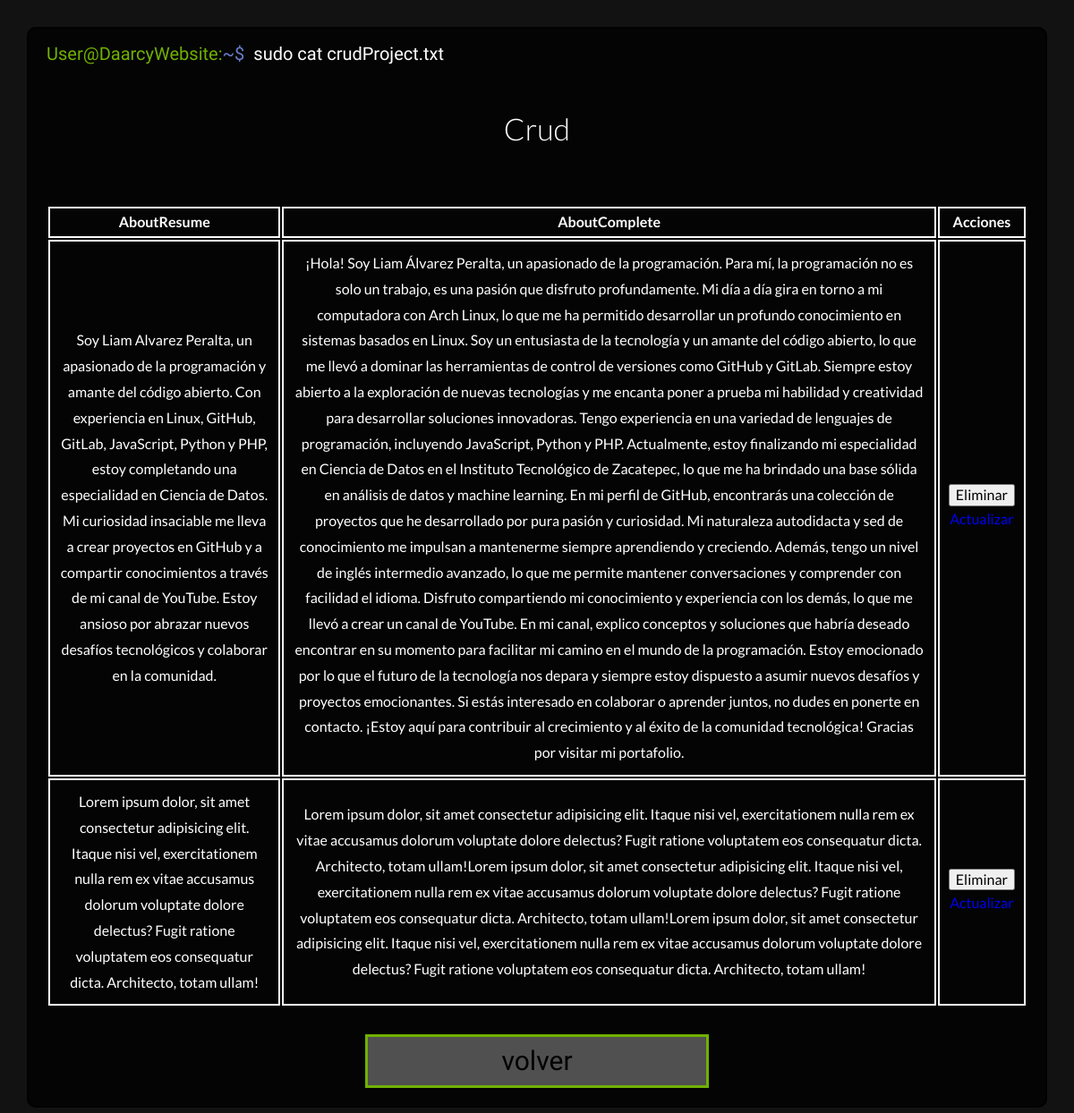
The page /DaarcyDevAdmin/Crud/About (signed in) on the database as committed earlier.
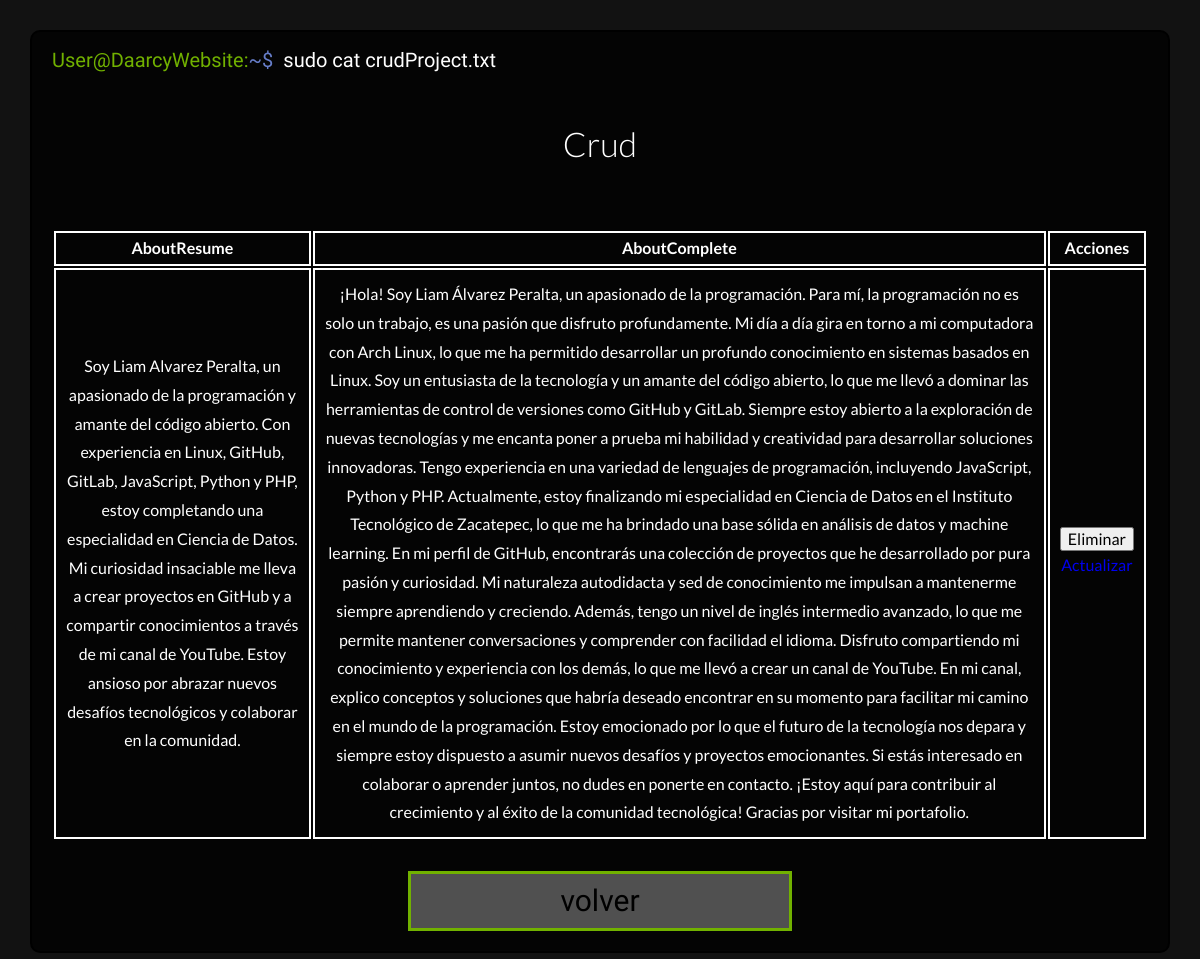
The same page on the database as committed later.
### tasks/models.py (models this page shows, shortened)
class About(models.Model):
    aboutResume = models.CharField(max_length=500)
    aboutComplete = models.TextField()
    aboutImages = models.ImageField(upload_to='about_images/', blank=True, null=True)

### tasks/views.py (the view)
# urls.py: path("DaarcyDevAdmin/Crud/About",views.crudAbout, name="crudAbout"),
@login_required
def crudAbout(request):
    about = About.objects.all()
    return render ( request, 'aboutCrud.html', {
        "abouts":about,
    })

### tasks/templates/aboutCrud.html (shortened to what this page needs)
{% extends 'base.html' %} {% load static %} {% block content %}
<body class="bodyAdmin">
      <div class="terminalContent projects">
        <div class="comandLine">
          <h3 class="user">
            User@DaarcyWebsite:<span class="simbols">~$ </span
            ><span class="comand animationComand">sudo cat crudProject.txt</span>
          </h3>
        </div>
        <div class="text animationText">
            <div class="options">
                <h2>Crud</h2>
              <div class="details">
                <div class="websiteInfo">
                  <table class="propiedades">
                    <thead>
                        <tr>
                            <th>AboutResume</th>
                            <th>AboutComplete</th>
                            <th>Acciones</th>
                        </tr>
                    </thead>
                    <tbody>
                        {% for about in abouts %}
                        <tr>
                            <td>{{ about.aboutResume }}</td>
                            <td>{{ about.aboutComplete }}</td>
                            <td>
                                <form method="POST" action="{% url 'crudAboutDelete' about.id %}" class="w-100">
                                    <input type="submit" class="boton-rojo-block" value="Eliminar">
                                </form>
                                <a href="{% url 'crudAboutUpdate' about.id %}" class="boton-amarillo-block">Actualizar</a>
                            </td>
                        </tr>
                        {% endfor %}
                    </tbody>
                </table>
                </div>
              </div>
              <div class="buttonsOption">
                <a href="{% url 'crud' %}">volver</a>
              </div>
            </div>
          </div>
        </div>
</body>
{% endblock content %}

### tasks/templates/base.html (shortened to what this page needs)
{%load static%}
<!DOCTYPE html>
<html lang="en">
  <head>
    <link rel="stylesheet" href="{% static '/styles/app.css' %}">
  </head>
      {% block content %}
      {% endblock content %}
</html>

### tasks/static/styles/app.css (style rules this page uses)
html { -webkit-text-size-adjust:100%;line-height:1.15 }
body { margin:0 }
a { background-color:transparent }
button,input,optgroup,select,textarea { font-family:inherit;font-size:100%;line-height:1.15;margin:0 }
button,input { overflow:visible }
[type=button],[type=reset],[type=submit],button { -webkit-appearance:button }
html { box-sizing:border-box;font-size:62.5% }
*,:after,:before { box-sizing:inherit }
body { background-color:#121212;font-family:Lato,sans-serif;font-size:1.6rem;line-height:1.8 }
a { text-decoration:none }
h1,h2,h3 { font-family:Lato,sans-serif;font-weight:300;margin:2.5rem 0;text-align:center }
h2 { font-size:3.4rem }
h3 { font-size:3rem }
html { scroll-behavior:smooth }
.comandLine { padding:0 1rem }
.comandLine h3 { color:#fff;display:flex;flex-wrap:wrap;font-family:Chakra Petch,sans-serif;font-size:2rem;font-weight:500;margin:0 }
.comandLine .user { color:#71b100 }
.comandLine .comand { animation-fill-mode:forwards;color:#fff;display:flex;margin:0 1rem;overflow:hidden;white-space:nowrap;width:22rem }
.comandLine .simbols { color:#677eca }
.comandLine .animationComand { animation:typing 1.5s steps(22),blink .5s step-end infinite alternate }
.text { padding:1rem }
.animationText { animation:showDiv 1.5s steps(1) }
.datascience,.details,.websites { display:none }
.bodyAdmin .terminalContent { background:rgba(0,0,0,.8);border:2px solid #000;border-radius:1rem;height:100%;margin:3rem auto;width:95% }
.bodyAdmin .terminalContent .text { height:90% }
.bodyAdmin .terminalContent .text .options { align-items:center;display:flex;flex-direction:column;height:70%;justify-content:center }
.bodyAdmin .terminalContent .text .options h2 { color:#fff }
.bodyAdmin .terminalContent .text .options .buttonsOption { align-items:center;display:flex;flex-wrap:wrap;gap:3rem;justify-content:center;width:100% }
.bodyAdmin .terminalContent .text .options .buttonsOption a { background:hsla(0,0%,100%,.3);border:3px solid #71b100;color:#000;font-family:Chakra Petch,sans-serif;font-size:3rem;text-align:center;width:35% }
.bodyAdmin .projects { display:block;padding:1rem }
.bodyAdmin .projects .options { height:100%!important;justify-content:flex-start!important }
.bodyAdmin .projects .options .details { display:flex!important }
.bodyAdmin .projects .options .details .websiteInfo { display:block;margin:3rem 0 }
.bodyAdmin .projects .options .details .websiteInfo thead tr th { border:2px solid #fff;color:#fff }
.bodyAdmin .projects .options .details .websiteInfo tbody tr td { border:2px solid #fff;color:#fff;padding:1rem;text-align:center }
.bodyAdmin .projects .options form { color:#fff;display:flex;flex-direction:column;width:100%!important }

Rows that differ between the two databases and show on the page:
removed About: aboutResume "Lorem ipsum dolor, sit amet consectetur adipisicing elit. Itaque nisi vel, exercitationem nulla rem ex vitae accusamus dolorum voluptate dolore delectus? Fugit ratione voluptatem eos consequatur dicta. Architecto, totam ullam!", aboutComplete "Lorem ipsum dolor, sit amet consectetur adipisicing elit. Itaque nisi vel, exercitationem nulla rem ex vitae accusamus dolorum voluptate dolore delectus? Fugit ratione voluptatem eos consequatur dicta. Architecto, totam ullam!Lorem ipsum dolor, sit amet consectetur adipisicing elit. Itaque nisi vel, exercitationem nulla rem ex vitae accusamus dolorum voluptate dolore delectus? Fugit ratione voluptatem eos consequatur dicta. Architecto, totam ullam!Lorem ipsum dolor, sit amet consectetur adipisicing elit. Itaque nisi vel, exercitationem nulla rem ex vitae accusamus dolorum voluptate dolore delectus? Fugit ratione voluptatem eos consequatur dicta. Architecto, totam ullam!"
